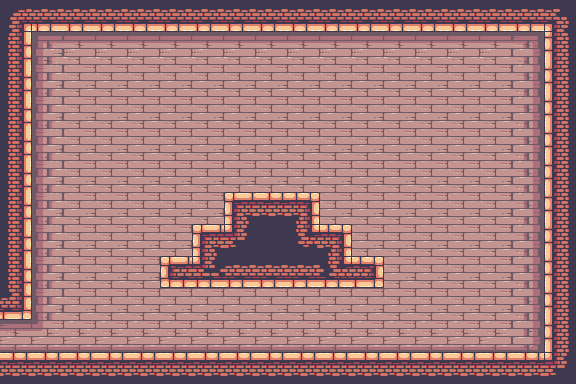

Tiled map render using the project's own tile images. Description and the whole map definition, tile-layer contents included, below:
An orthogonal 18x12 tile map with 32x32 px tiles, 1 tile layer (end_scene_bg), 5 tilesets and 11 objects (6x flicker, hero, hammer, hero_w_hammer).

<map version="1.4" tiledversion="1.4.3" orientation="orthogonal" renderorder="right-down" width="18" height="12" tilewidth="32" tileheight="32" infinite="0" nextlayerid="4" nextobjectid="12">
 <tileset firstgid="1" source="../tilesets/levels_castle_tiles.tsx" />
 <tileset firstgid="97" source="../tilesets/levels_castle_decorations_tiles.tsx" />
 <tileset firstgid="129" source="../tilesets/character_king.tsx" />
 <tileset firstgid="157" source="../tilesets/hammer.tsx" />
 <tileset firstgid="172" source="../tilesets/king_w_hammer.tsx" />
 <layer id="1" name="end_scene_bg" width="18" height="12" locked="1">
  <data encoding="csv">
5,26,26,26,26,26,26,26,26,26,26,26,26,26,26,26,26,6,
15,49,50,50,50,50,50,50,50,50,50,50,50,50,50,50,51,13,
15,61,62,62,62,62,62,62,62,62,62,62,62,62,62,62,63,13,
15,61,62,62,62,62,62,62,62,62,62,62,62,62,62,62,63,13,
15,61,62,62,62,62,62,62,62,62,62,62,62,62,62,62,63,13,
15,61,62,62,62,62,62,62,62,62,62,62,62,62,62,62,63,13,
15,61,62,62,62,62,62,1,2,3,62,62,62,62,62,62,63,13,
15,61,62,62,62,62,1,18,14,17,3,62,62,62,62,62,63,13,
15,61,62,62,62,37,42,26,26,26,41,39,62,62,62,62,63,13,
27,61,62,62,62,62,62,62,62,62,62,62,62,62,62,62,63,13,
86,90,74,74,74,74,74,74,74,74,74,74,74,74,74,74,75,13,
2,2,2,2,2,2,2,2,2,2,2,2,2,2,2,2,2,18
</data>
 </layer>
 <objectgroup id="2" name="end_scene_mood" locked="1">
  <object id="1" gid="101" x="384" y="288" width="32" height="32" />
  <object id="2" gid="101" x="416" y="320" width="32" height="32" />
  <object id="4" type="flicker" gid="102" x="384" y="192" width="32" height="32" />
  <object id="5" type="flicker" gid="102" x="352" y="160" width="32" height="32" />
  <object id="6" type="flicker" gid="102" x="128" y="192" width="32" height="32" />
  <object id="7" type="flicker" gid="102" x="160" y="160" width="32" height="32" />
  <object id="9" type="flicker" gid="102" x="288" y="112" width="32" height="32" />
  <object id="10" type="flicker" gid="102" x="224" y="112" width="32" height="32" />
 </objectgroup>
 <objectgroup id="3" name="end_scene_obj">
  <object id="3" name="hero" gid="129" x="0" y="320" width="32" height="32" />
  <object id="8" name="hammer" gid="157" x="256" y="152" width="32" height="40" />
  <object id="11" name="hero_w_hammer" gid="172" x="256" y="144" width="40" height="48" />
 </objectgroup>
</map>
